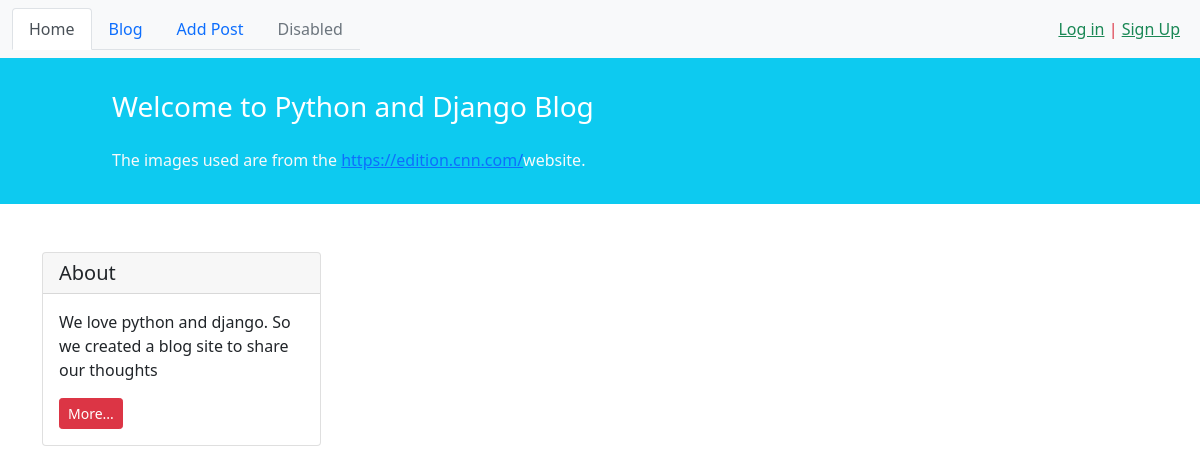
The app's page /, older data.
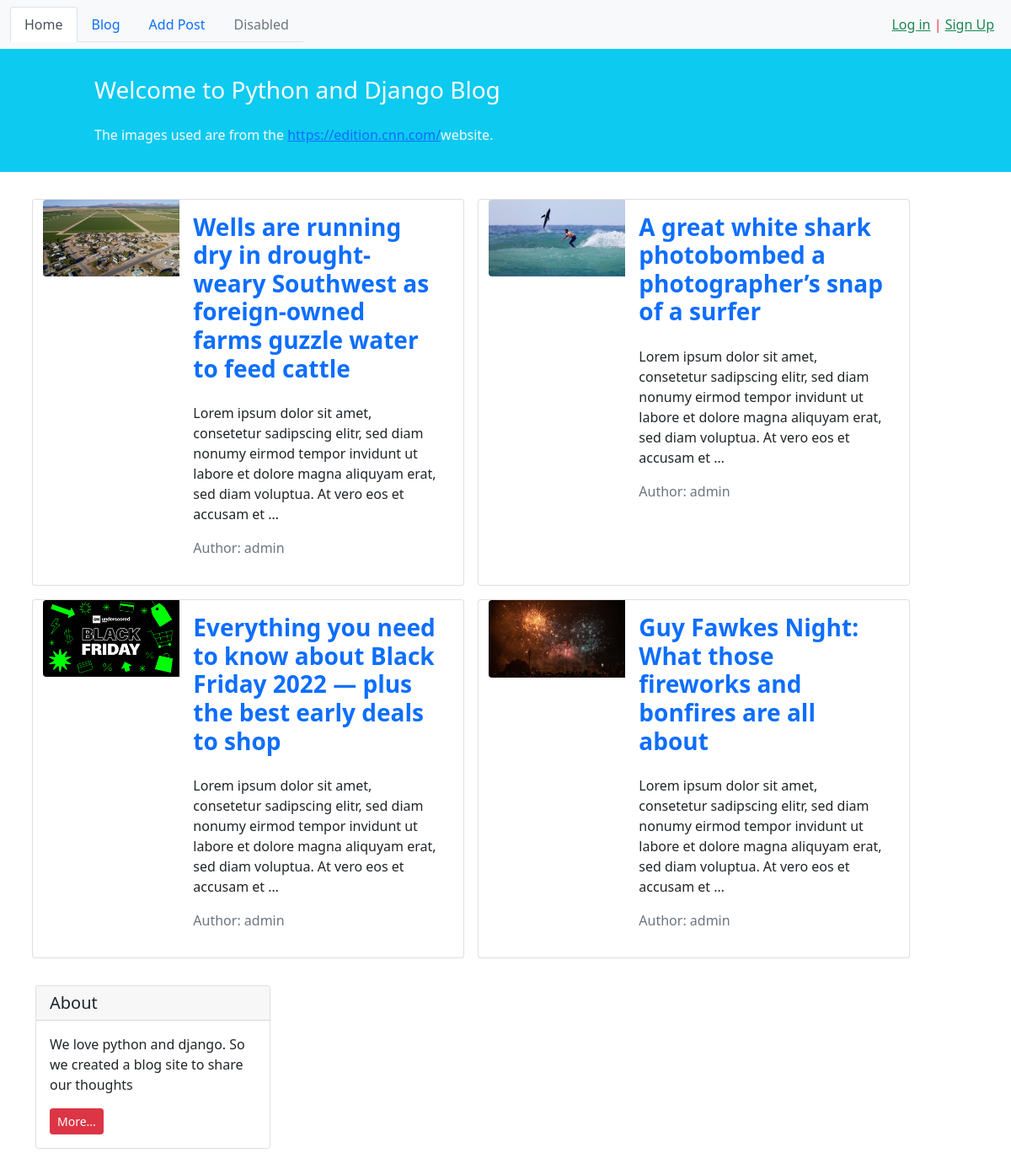
The same page, newer data.
### blog/models.py (models this page shows, shortened)
class post(models.Model):
    STATUS_CHOICES = (
        ('pub', 'Published'),
        ('drf', 'Draft'),
    )
    title = models.CharField(max_length=100)
    text = models.TextField()
    outher = models.ForeignKey('auth.User', on_delete=models.CASCADE)
    datetime_created = models.DateTimeField(auto_now_add=True)
    datetime_modified = models.DateTimeField(auto_now=True)
    status = models.CharField(choices=STATUS_CHOICES, max_length=3)
    image = models.ImageField(upload_to='blog/blog_cover', blank=True)
    def get_absolute_url(self):
        return reverse('post_detail', args=[self.id])

### blog/views.py (the view)
# urls.py: path('', views.PostListView.as_view(), name='posts_list'),
class PostListView(generic.ListView):
    template_name = 'blog/posts_list.html'
    context_object_name = 'posts_list'
    def get_queryset(self):
        return post.objects.filter(status='pub').order_by('-datetime_modified')

### blog/templates/blog/posts_list.html (shortened to what this page needs)
{% extends '_base.html' %}
{% block content %}
    <div class="container mt-4">
        <div class="row">
            {% for post in posts_list %}
                <div class="card m-2" style="max-width: 45%">
                    <div class="row g-0 h-100" dir="ltr">
                        <div class="col-md-4">
                            {% if post.image %}
                                <img src="{{ post.image.url }}" class="img-fluid rounded-start" alt="...">
                            {% endif %}
                        </div>
                        <div class="col-md-8 h-100">
                            <div class="d-flex flex-column justify-content-between h-100">
                                <div class="card-body">
                                    <a class="text-decoration-none" href="{{ post.get_absolute_url }}"><h3
                                            class="card-title"><strong>{{ post.title }}</strong></h3></a>
                                    <p class="card-text pt-3">{{ post.text|truncatewords:30 }}</p>
                                    <p class="text-muted">Author: {{ post.outher }}</p>
                                </div>
                            </div>
                        </div>
                    </div>
                </div>
            {% endfor %}
        </div>
        <div class="col-3">
            <div class="card my-4">
                <h5 class="card-header">About</h5>
                <div class="card-body">
                    <p class="card-text">We love python and django. So we created a blog site to share our
                        thoughts</p>
                    <a href="#"
                       class="btn btn-sm btn-danger">
                        More...
                    </a>
                </div>
            </div>
        </div>
    </div>
{% endblock content %}

### templates/_base.html (shortened to what this page needs)
<!doctype html>
<html lang="en">
<head>
    <link href="https://cdn.jsdelivr.net/npm/bootstrap@5.1.3/dist/css/bootstrap.min.css" rel="stylesheet"
>
</head>
<body>
<nav class="navbar navbar-expand-lg navbar-dark bg-light">
    <div class="container-fluid">
        <ul class="nav nav-tabs">
            <li class="nav-item">
                <a class="nav-link active" aria-current="page" href="{% url 'posts_list' %}">Home</a>
            </li>
            <li class="nav-item">
                <a class="nav-link" href="{% url 'posts_list' %}">Blog</a>
            </li>
            <li class="nav-item">
                <a class="nav-link" href="{% url 'post_create' %}">Add Post</a>
            </li>
            <li class="nav-item">
                <a class="nav-link disabled" href="#">Disabled</a>
            </li>
        </ul>
        <div class="mx-2 text-danger">
            {% if user.is_authenticated %}
                Welcom {{ user.username }}| <a class="text-success" href="{% url 'logout' %}">Logout</a>
            {% else %}
                <a class="text-success" href="{% url 'login' %}">Log in</a> |
                <a class="text-success" href="{% url 'signup' %}">Sign Up</a>
            {% endif %}
        </div>
    </div>
</nav>
<div class="container-fluid bg-info">
    <div class="row py-3">
        <div class="col-md-8 col-md-10 mx-auto">
            <h3 class="my-4 mt-3 text-white">Welcome to Python and Django Blog</h3>
            <p class="text-light">The images used are from the <a href="https://edition.cnn.com/">https://edition.cnn.com/</a>website.</p>
        </div>
    </div>
</div>
{% block content %}
{% endblock content %}
</body>
</html>

Row changes from the older to the newer data that the page shows:
added post: image (picture), title "Wells are running dry in drought-weary Southwest as foreign-owned farms guzzle water to feed cattle", text "Lorem ipsum dolor sit amet, consetetur sadipscing elitr, sed diam nonumy eirmod tempor invidunt ut labore et dolore magna aliquyam erat, sed diam voluptua. At vero eos et accusam et …", outher "admin"
added post: image (picture), title "A great white shark photobombed a photographer’s snap of a surfer", text "Lorem ipsum dolor sit amet, consetetur sadipscing elitr, sed diam nonumy eirmod tempor invidunt ut labore et dolore magna aliquyam erat, sed diam voluptua. At vero eos et accusam et …", outher "admin"
added post: image (picture), title "Everything you need to know about Black Friday 2022 — plus the best early deals to shop", text "Lorem ipsum dolor sit amet, consetetur sadipscing elitr, sed diam nonumy eirmod tempor invidunt ut labore et dolore magna aliquyam erat, sed diam voluptua. At vero eos et accusam et …", outher "admin"
added post: image (picture), title "Guy Fawkes Night: What those fireworks and bonfires are all about", text "Lorem ipsum dolor sit amet, consetetur sadipscing elitr, sed diam nonumy eirmod tempor invidunt ut labore et dolore magna aliquyam erat, sed diam voluptua. At vero eos et accusam et …", outher "admin"
